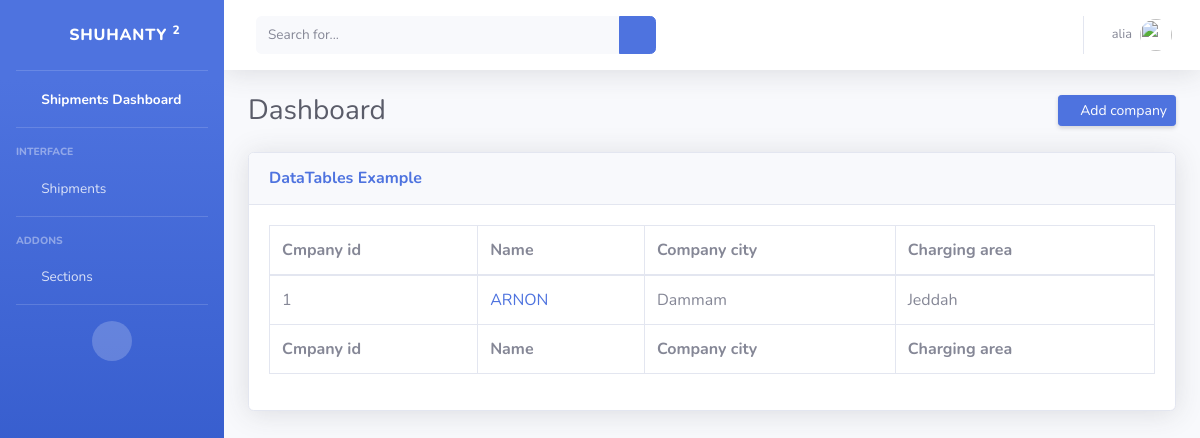
The page /companies/ (signed in) on the database as committed earlier.
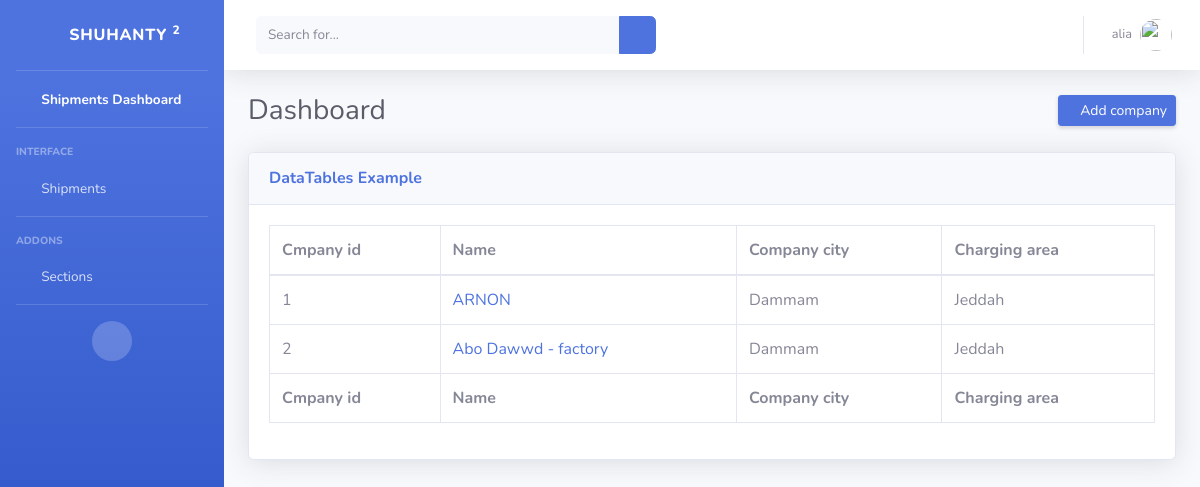
The same page on the database as committed later.
### companies/models.py (models this page shows, shortened)
class CompanyModel(models.Model):
    company_name = models.CharField(max_length=225,  help_text='اسم الشركة')
    company_id = models.BigAutoField(primary_key=True)
    company_city = models.CharField(max_length=225,  default='Dammam',help_text='مقر الشركة')
    charging_area = models.CharField( max_length=225, default='Jeddah', help_text='منطقة الشحن ')

### companies/views.py (the view)
# urls.py: path('companies/',company_list, name='company_list' ),
def company_list(request):
    companies = CompanyModel.objects.all()
    return render (request, 'companies/company_list.html',{'companies':companies})

### Shuhnaty/templates/companies/company_list.html
{% extends 'base.html' %}
{% block item %}
<div class="d-sm-flex align-items-center justify-content-between mb-4">
    <h1 class="h3 mb-0 text-gray-800">Dashboard</h1>
    <a href="{% url 'add_company'%}" class="d-none d-sm-inline-block btn btn-sm btn-primary shadow-sm"><i
            class="fas fa-download fa-sm text-white-50"></i> Add company </a>
</div>
{% endblock %}
{% block content %}
<div class="card shadow mb-4">
    <div class="card-header py-3">
        <h6 class="m-0 font-weight-bold text-primary">DataTables Example</h6>
    </div>
    <div class="card-body">
        <div class="table-responsive">
            <table class="table table-bordered" id="dataTable" width="100%" cellspacing="0">
                <thead>
                    <tr>
                        <th>Cmpany id </th>
                        <th>Name</th>
                        <th>Company city</th>
                        <th>Charging area</th>
                    </tr>
                </thead>
                <tfoot>
                    <tr>
                        <th>Cmpany id </th>
                        <th>Name</th>
                        <th>Company city</th>
                        <th>Charging area</th>
                    </tr>
                </tfoot>
                <tbody>
                    {% for company in companies %}
                    <tr>
                        <td>{{ company.company_id }} </td>
                        <td>
                            <a href="{% url 'company_details' company.pk%}">{{ company.company_name }}</a></td>
                        <td>{{ company.company_city }} </td>
                        <td>{{ company.charging_area}} </td>
                    </tr>
                    {% endfor %}
                </tbody>
            </table>
        </div>
    </div>
</div>
{% endblock %}

Rows that differ between the two databases and show on the page:
added CompanyModel: company_id "2", company_name "Abo Dawwd - factory", company_city "Dammam", charging_area "Jeddah"
